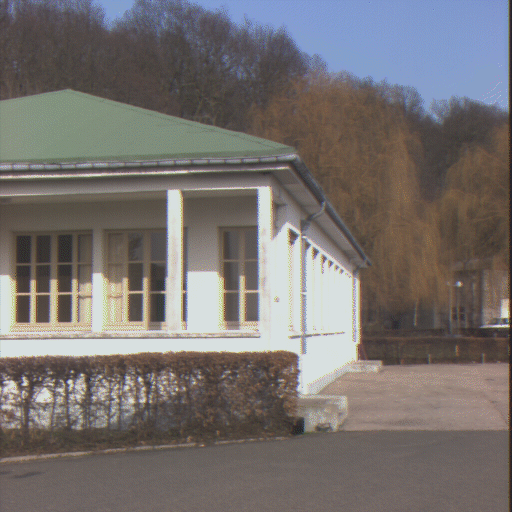
%> input picture Exercise06/sol06/batinria0.tif, 512 x 512 px
$ octave sol06.m   (GNU Octave 9; MATLAB toolbox functions it lacks are replaced by stand-ins)
%> lines starting %> are read from the running program, lines starting %| are printed output that depends on the picture
% Notes:
% - You will not see that rank(chi)==8 for real data, as the noise destroys
%   the nullspace. However, the rank will be 8 with perfect simulated data.
% - The algorithm is not robust if the correspondences are inaccurate. For
%   the given images, a set of predefined correspondences is given, for
%   which the algorithm should work. To hand-select points, it may be more
%   robust to use another image provided by matlab (see below).
% - If you hand-select points, do it in the same order for both images,
%   such that corresponding points have the same index

close all;
clear all;

%% obtain correspondences

% Method for selecting corresponding point pairs. (un)comment as needed
method = "predefined"; % use predefined correspondences 表示事先定义好 两个图中corresponding的点的坐标了
%method = "select"; % select correspondences by hand   表示人工选择 两个图中corresponding的点的坐标了
%method = "simulate"; % simulate perfect correspondences (for debugging)

% Choose to use the images given with the exercise, or alternative ones
% provided by matlab. (un)comment as needed
% (no effect if method = "simulate")
images = "given";
%images = "matlab";

if strcmp(method, "simulate")           % 字符串比较，相同出1
    % Random ground-truth pose
    R_gt = expm(hat(rand(3,1)*0.1));
    T_gt = rand(3,1);

    % camera intrinsics
    K1 = eye(3);
    K2 = eye(3);

    % generate random 3D points
    nPoints = 12;
    % for corresponding pixel coordinates
    x1 = zeros(nPoints,1);
    y1 = zeros(nPoints,1);
    x2 = zeros(nPoints,1);
    y2 = zeros(nPoints,1);
    % for ground-truth 3D points
    X1_gt = zeros(3, nPoints);
    n = 0;
    while n < nPoints
        X1 = (rand(3, 1) - 0.5) * 20;
        X2 = R_gt*X1 + T_gt;
        % only accept if they are in front of both cameras
        if X1(3) > 0.1 && X2(3) > 0.1
            n = n+1;
            xy1 = K1 * X1 / X1(3);
            x1(n) = xy1(1);
            y1(n) = xy1(2);
            xy2 = K2 * X2 / X2(3);
            x2(n) = xy2(1);
            y2(n) = xy2(2);
            X1_gt(:, n) = X1;
        end
    end

 % use real images
else
    if strcmp(images, "matlab") % 当image选择为 matlab时，有matlab自带的vision工具来生成images
        imageDir = fullfile(toolboxdir('vision'), 'visiondata','upToScaleReconstructionImages');
        % fullfile来组合文件的路径；toolboxdir的工具箱的根文件夹的绝对路径
        images = imageDatastore(imageDir);
        % imds = imageDatastore(location) 根据 location 指定的图像数据集合创建一个数据存储 imds。
        I1 = readimage(images, 1);
        % img = readimage(imds,I) 从数据存储 imds 读取第 I 个图像文件并返回图像数据 img
        I2 = readimage(images, 2);
        load upToScaleReconstructionCameraParameters.mat
        image1 = undistortImage(I1, cameraParams);
        image2 = undistortImage(I2, cameraParams);
        K1 = cameraParams.IntrinsicMatrix';
        K2 = K1;
        if strcmp(method, "predefined")
            [x1,y1,x2,y2] = getpoints_predefined_matlabimage();
        end
    elseif strcmp(images, "given")      % 当设置为 given，就是用两个文件夹里已给的图

        % Read input images:
        image1 = double(imread('batinria0.tif'));
        image2 = double(imread('batinria1.tif'));
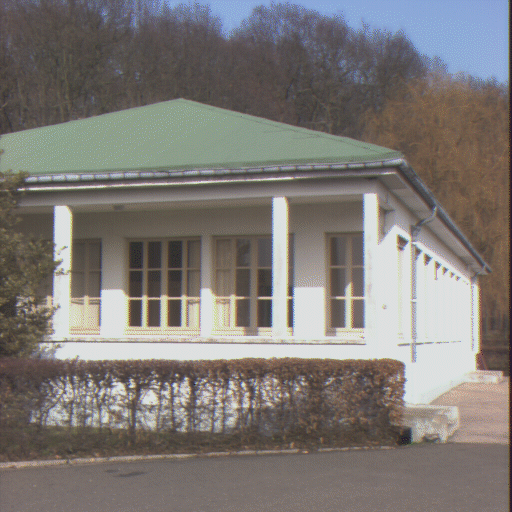
%> input picture Exercise06/sol06/batinria1.tif, 512 x 512 px


        % Intrinsic camera parameter matrices
        K1 = [844.310547 0 243.413315; 0 1202.508301 281.529236; 0 0 1];
        K2 = [852.721008 0 252.021805; 0 1215.657349 288.587189; 0 0 1];

        if strcmp(method, "predefined")
            [x1,y1,x2,y2] = getpoints_predefined_givenimage();
        end
    end

    % choose corresponding points by hand
    if strcmp(method, "select")
        nPoints = 12; %or 8
        [x1,y1,x2,y2] = getpoints(image1,image2,nPoints); % 创建的函数，在两个图中，人工选取 12个corresponding的点

    % use predefined points
    elseif strcmp(method, "predefined")
        nPoints = length(x1);
        % Show the selected points 标出predefined 的 corresponding的点
        imshow(uint8(image1))
        hold on
        plot(x1, y1, 'r+')
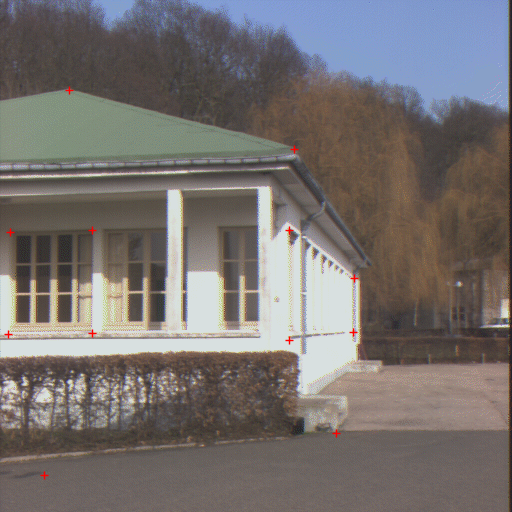
%> figure redrawn from the program's plot data
        hold off
        figure
        imshow(uint8(image2))
        hold on
        plot(x2, y2, 'r+')
        hold off
    end
end


%% Pose and structure reconstruction

% Transform image coordinates with inverse camera matrices:
xy1 = K1 \ [x1'; y1'; ones(1,nPoints)]; % x1和y1都是 12*1 的列向量;等式右边是一个 3*12的横向量；K1 * xy1 = [3*12];最后得到的xy1 是一个 3 * 12的数组
xy2 = K2 \ [x2'; y2'; ones(1,nPoints)];
% 给的x1和y1 是在各自的image coordinate坐标系下的坐标，所以为啥要 在用K1和K2转化一下呢
x1 = xy1(1,:);
y1 = xy1(2,:);
x2 = xy2(1,:);
y2 = xy2(2,:);

% Compute constraint matrix chi:  见第5张第14页 八点算法
chi = zeros(nPoints,9);
for i = 1:nPoints
    chi(i,:) = kron([x1(i) y1(i) 1],[x2(i) y2(i) 1]); % 见第5章P11，chi就是 花体X；
end

rank_chi = rank(chi);

% Find minimizer for |chi*E|:
[UChi,DChi,VChi] = svd(chi);

% Unstacked ninth column of V:
E = reshape(VChi(:,9),3,3); % 使得|chi*E|最小的E，是V的第九列

% SVD of E
[U,D,V] = svd(E);
if det(U) < 0
    U = -U;
end
if det(V) < 0
    V = -V;
end

% Project E onto essential space (replace eigenvalues):
D(1,1) = 1;       % 把sigularvalues改成 1 1 0
D(2,2) = 1;
D(3,3) = 0;

% Final essential matrix:
E = U * D * V'; % 得到最后的essential matrix

% Recover R and T from the essential matrix E:
% (Compare Slides)
Rz1 = [0 1 0; -1 0 0; 0 0 1]'; % 给出Rz是 绕Z轴旋转 +-90° 的旋转矩阵
Rz2 = [0 -1 0; 1 0 0; 0 0 1]';
R1 = U * Rz1' * V';
R2 = U * Rz2' * V';
T_hat1 = U * Rz1 * D * U';
T_hat2 = U * Rz2 * D * U';

% 得到R和T

% Translation belonging to T_hat
T1 = [ -T_hat1(2,3); T_hat1(1,3); -T_hat1(1,2) ];
T2 = [ -T_hat2(2,3); T_hat2(1,3); -T_hat2(1,2) ];


% Compute scene reconstruction and correct combination of R and T:
n_success = 0; % 讨论4中情况的成功与否，这个变量表示成功的次数
[success, X1, ~] = reconstruction(R1,T1,x1,y1,x2,y2,nPoints);
if success
    n_success = n_success + 1;
    R_result = R1;
    T_result = T1;
    X1_result = X1;
end
[success, X1, ~] = reconstruction(R1,T2,x1,y1,x2,y2,nPoints);
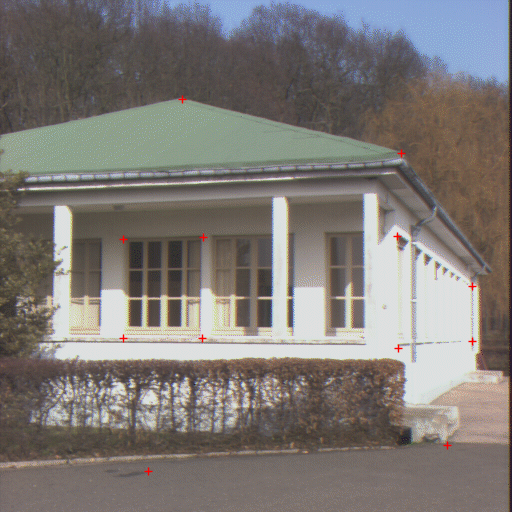
%> figure redrawn from the program's plot data
if success
    n_success = n_success + 1;
    R_result = R1;
    T_result = T2;
    X1_result = X1;
end
[success, X1, ~] = reconstruction(R2,T1,x1,y1,x2,y2,nPoints);
if success
    n_success = n_success + 1;
    R_result = R2;
    T_result = T1;
    X1_result = X1;
end
[success, X1, ~] = reconstruction(R2,T2,x1,y1,x2,y2,nPoints);
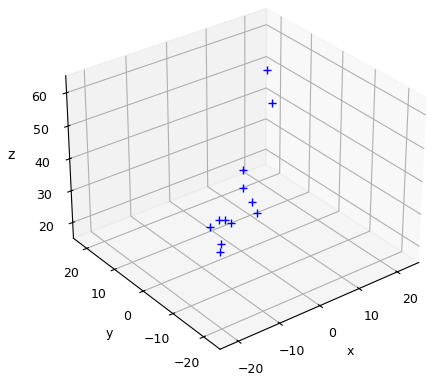
%> figure redrawn from the program's plot data
if success
    n_success = n_success + 1;
    R_result = R2;
    T_result = T2;
    X1_result = X1;
end

switch n_success
    case 1
        disp("Success! Found one valid solution.")
    case 0
        disp("No valid solution found.")
    otherwise
        disp("Multiple valid solutions found.")
end

% for simulated correspondences, compare result to ground truth
if strcmp(method, "simulate")
    scale_factor = norm(T_gt) / norm(T_result);
    T_scaled = T_result * scale_factor;
    X1_scaled = X1_result * scale_factor;
    error_pose = norm(logm([R_result, T_scaled; 0,0,0,1]^-1 * [R_gt, T_gt; 0,0,0,1]))
    error_points = norm(X1_gt - X1_scaled)
end


%% function for structure reconstruction

% success specifies whether all depth values are positive
function [success, X1, x2] = reconstruction(R,T,x1,y1,x2,y2,nPoints)
% 见第5章18页
% Structure reconstruction matrix M:
M = zeros(3*nPoints, nPoints + 1);    % M是 36*13
for i = 1:nPoints
   x2_hat = hat([x2(i) y2(i) 1]);

   M(3*i-2 : 3*i, i) = x2_hat*R*[x1(i); y1(i); 1];
   M(3*i-2 : 3*i, nPoints+1) = x2_hat*T;
end

% Get depth values (eigenvector to the smallest eigenvalue of M'M):
[V,D] = eig(M' * M); % 返回特征值的对角矩阵 D 和矩阵 V，其列是对应的右特征向量

lambda1 = V(1:nPoints, 1); % V的（~，1）代表的是最小的eigenvector对应的 lambda
gamma  = V(nPoints + 1, 1); % 设||T||为1，gamma就是scale for T

% Gamma has to be positive. If it is negative, use (-lambda1, -gamma), as
% it also is a solution for the system solved by (lambda1, gamma)
if gamma < 0
    gamma = -gamma;
    lambda1 = -lambda1;
end

% make lambda1 have the same scale as T
lambda1 = lambda1 / gamma;  % lambda1是12*1,每个数表示 对于12个点的 分别的depth

% generate 3D points
X1 = [x1; y1; ones(1, nPoints)] .* repmat(lambda1', 3, 1); % 把lambda1' 复制3*1 = 3次，然后按3*1来平铺；
% X1是12*3的数组，一共12个点，每一行是这个点的在 3D坐标，第三列是z坐标，也就是等于lambda1
X2 = R * X1 + repmat(T, 1, nPoints); % 经过R和T之后的X2的坐标

lambda2 = X2(3,:); % X2的z坐标，即为lambda2

% Determine if we have the correct combination of R and T:
n_positive_depth1 = sum(lambda1 >= 0) % lambda1中有几个为 正，表示depth，一定要是正的
n_positive_depth2 = sum(lambda2 >= 0) % lambda2中有几个为 正
if n_positive_depth1==nPoints && n_positive_depth2==nPoints % 若lambda1和lambda2中 正的距离 的个数都等于 12个点，那么这一组R和T 是合格的

    % show results
    R
    T
    X1

    figure

    plot3(X1(1,:), X1(2,:), X1(3,:), 'b+') % 画出 X1点

    hold on

    plotCamera('Location',[0 0 0],'Orientation',eye(3),'Opacity',0, 'Size', 0.2, 'Color', [1 0 0]) % red 画出两个 camera
    plotCamera('Location', -R'*T,'Orientation',R,'Opacity',0, 'Size', 0.2, 'Color', [0 1 0]) % green

    axis equal
    grid on
    xlabel('x')
    ylabel('y')
    zlabel('z')

    hold off

    success = true;
else
    success = false;
end

end


%% Helper functions

% ================
% Hat-function
function A = hat(v)
    A = [0 -v(3) v(2) ; v(3) 0 -v(1) ; -v(2) v(1) 0];
end


% ================
% function getpoints
% [32 lines left out: function getpoints, not called in this run]


% ================
% predefined points for the given images
function [x1,y1,x2,y2] = getpoints_predefined_givenimage()

x1 = [
   10.0000
   92.0000
    8.0000
   92.0000
  289.0000
  354.0000
  289.0000
  353.0000
   69.0000
  294.0000
   44.0000
  336.0000
  ];

y1 = [
  232.0000
  230.0000
  334.0000
  333.0000
  230.0000
  278.0000
  340.0000
  332.0000
   90.0000
  149.0000
  475.0000
  433.0000
    ];

x2 = [
  123.0000
  203.0000
  123.0000
  202.0000
  397.0000
  472.0000
  398.0000
  472.0000
  182.0000
  401.0000
  148.0000
  447.0000
    ];

y2 = [
  239.0000
  237.0000
  338.0000
  338.0000
  236.0000
  286.0000
  348.0000
  341.0000
   99.0000
  153.0000
  471.0000
  445.0000
    ];

end

% ================
% predefined points for the images provided by matlab
% [63 lines left out: function getpoints_predefined_matlabimage, not called in this run]
